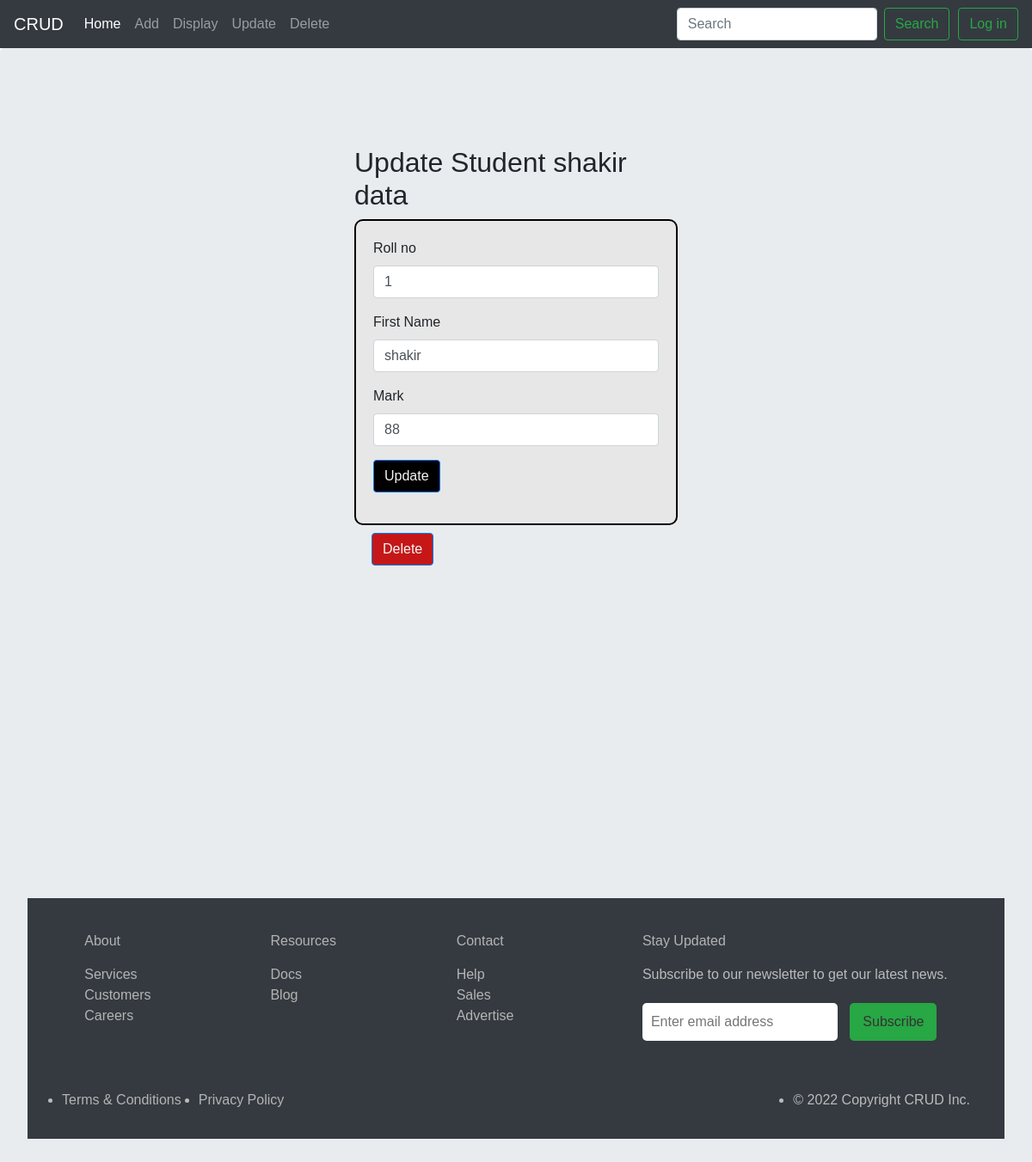
The page /update/ on the database its author committed.
### demoapp/models.py (models this page shows, shortened)
class Student(models.Model):
    roll = models.IntegerField()
    name = models.CharField(max_length=100)
    mark = models.IntegerField()

### demoapp/views.py (the view, shortened to what this page needs)
# urls.py: path('update/', views.upd_st),
def upd_st(request,id=32):
    s1 =Student.objects.get(pk = id)
    context={
            'data': s1
        }
    return render(request, 'demoapp/upd_form.html',context)

### demoapp/templates/demoapp/upd_form.html (shortened to what this page needs)
{% include "demoapp/header.html" %}
<!DOCTYPE html>
<html lang="en">
  <head>
    <link
      rel="stylesheet"
      href="https://cdn.jsdelivr.net/npm/bootstrap@4.0.0/dist/css/bootstrap.min.css"
    />
  </head>
  <body>
<div class="jumbotron" style="margin-bottom: 0">
  <form action="" class="form1 " method="post">
      <h2>Update Student {{data.name}} data</h2>
      <div class="bor">
        <div class="form-group">
          <label for="roll">Roll no</label>
          <input
            type="number"
            class="form-control"
            value="{{data.roll}}"
            id="roll"
            name="roll"
          />
        </div>
        <div class="form-group">
          <label for="name">First Name</label>
          <input
            type="text"
            class="form-control"
            id="name"
            value="{{data.name}}"
            name="name"
          />
        </div>
        <div class="form-group">
          <label for="mark">Mark</label>
          <input
            type="number"
            name="mark"
            class="form-control"
            id="num"
            value="{{data.mark}}"
          />
        </div>
        <div class="form-group form-btn">
          <button
            type="submit"
            class="btn btn-primary"
            style="background-color: black; color: whitesmoke"
          >
            Update
        </div>
      </div>
    </form>
    <a href="/delete/{{data.id}}/"><button
      type="submit"
      class="btn btn-primary"
      style="background-color: rgb(197, 23, 23); color: whitesmoke; margin-left: 400px; margin-top: -70px;"
    >
      Delete
    </button></a>
  </body>
</html>
{% include "demoapp/footer.html" %}

### demoapp/templates/demoapp/upd_form.html (style rules this page uses)
.form1 { padding: 50px 380px 50px 380px; }
.bor { border: 2px solid black; padding: 20px; border-radius: 10px; background-color: rgb(231, 231, 231); }
.form-btn { display: flex; gap: 200px; }

### demoapp/templates/demoapp/footer.html (style rules this page uses)
* { box-sizing: border-box; font-family: sans-serif; margin: 0; padding: 0; }

### rows shown on the page
Student: name "shakir", roll "1", mark "88"
